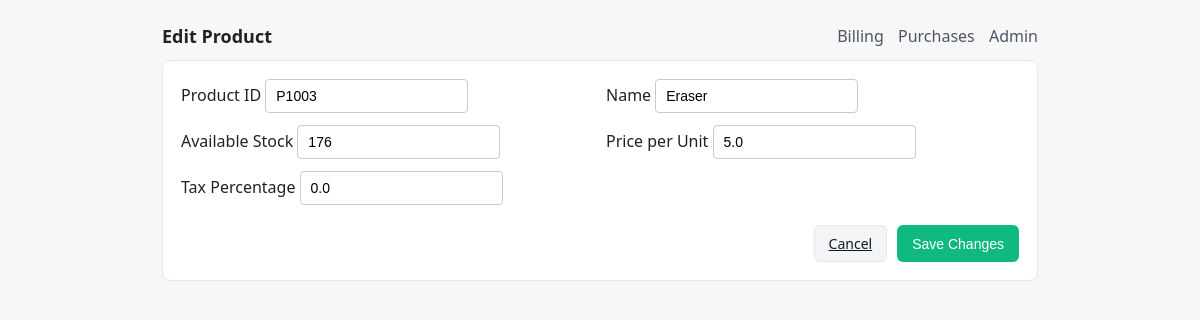
Page /admin/products/3/edit on the earlier database version.
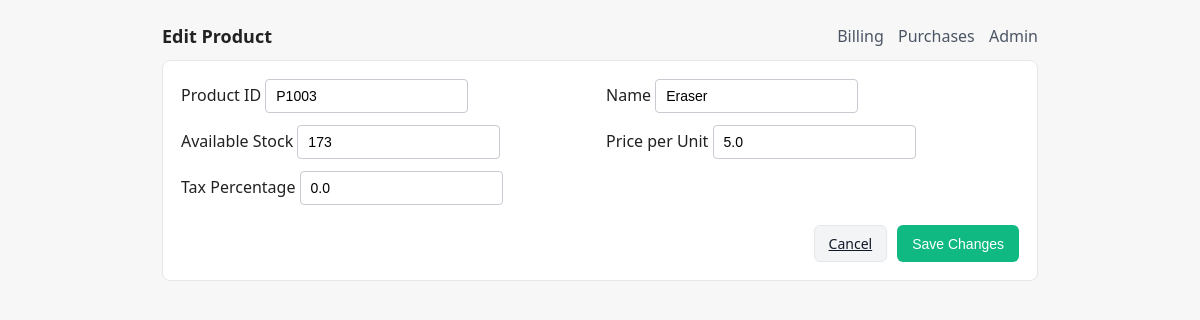
Same page on the later database version.
### models.py (models this page shows, shortened)
class Product(Base):
    __tablename__ = "products"
    id = Column(Integer, primary_key=True)
    product_id = Column(String, unique=True, index=True, nullable=False)
    name = Column(String, nullable=False)
    available_stock = Column(Integer, default=0)
    price_per_unit = Column(Float, nullable=False)
    tax_percentage = Column(Float, default=0.0)

### app.py (the view)
@app.get("/admin/products/{id}/edit", response_class=HTMLResponse)
def admin_products_edit_form(id: int, request: Request, db: Session = Depends(get_db)):
    product = db.query(Product).get(id)
    if not product:
        return HTMLResponse("Product not found", status_code=404)
    return templates.TemplateResponse(
        "admin_product_form.html",
        {"request": request, "mode": "edit", "product": product}
    )

### templates/admin_product_form.html (shortened to what this page needs)
{% extends "base.html" %}
{% block heading %}{{ 'Edit' if mode=='edit' else 'New' }} Product{% endblock %}
{% block content %}
<form method="post" action="">
  <div class="grid-2">
    <label>Product ID <input class="input" name="product_id" value="{{ (product.product_id if product else '') }}"></label>
    <label>Name <input class="input" name="name" value="{{ (product.name if product else '') }}"></label>
    <label>Available Stock <input type="number" step="1" min="0" class="input" name="available_stock" value="{{ (product.available_stock if product else 0) }}"></label>
    <label>Price per Unit <input type="number" step="0.01" min="0" class="input" name="price_per_unit" value="{{ (product.price_per_unit if product else 0) }}"></label>
    <label>Tax Percentage <input type="number" step="0.01" min="0" class="input" name="tax_percentage" value="{{ (product.tax_percentage if product else 0) }}"></label>
  </div>
  <div class="actions">
    <a class="btn btn-light" href="/admin/products">Cancel</a>
    <button class="btn btn-primary" type="submit">{{ 'Save Changes' if mode=='edit' else 'Create' }}</button>
  </div>
</form>
{% endblock %}

Differences in the rows shown:
changed Product "Eraser": available_stock "176" → "173"
